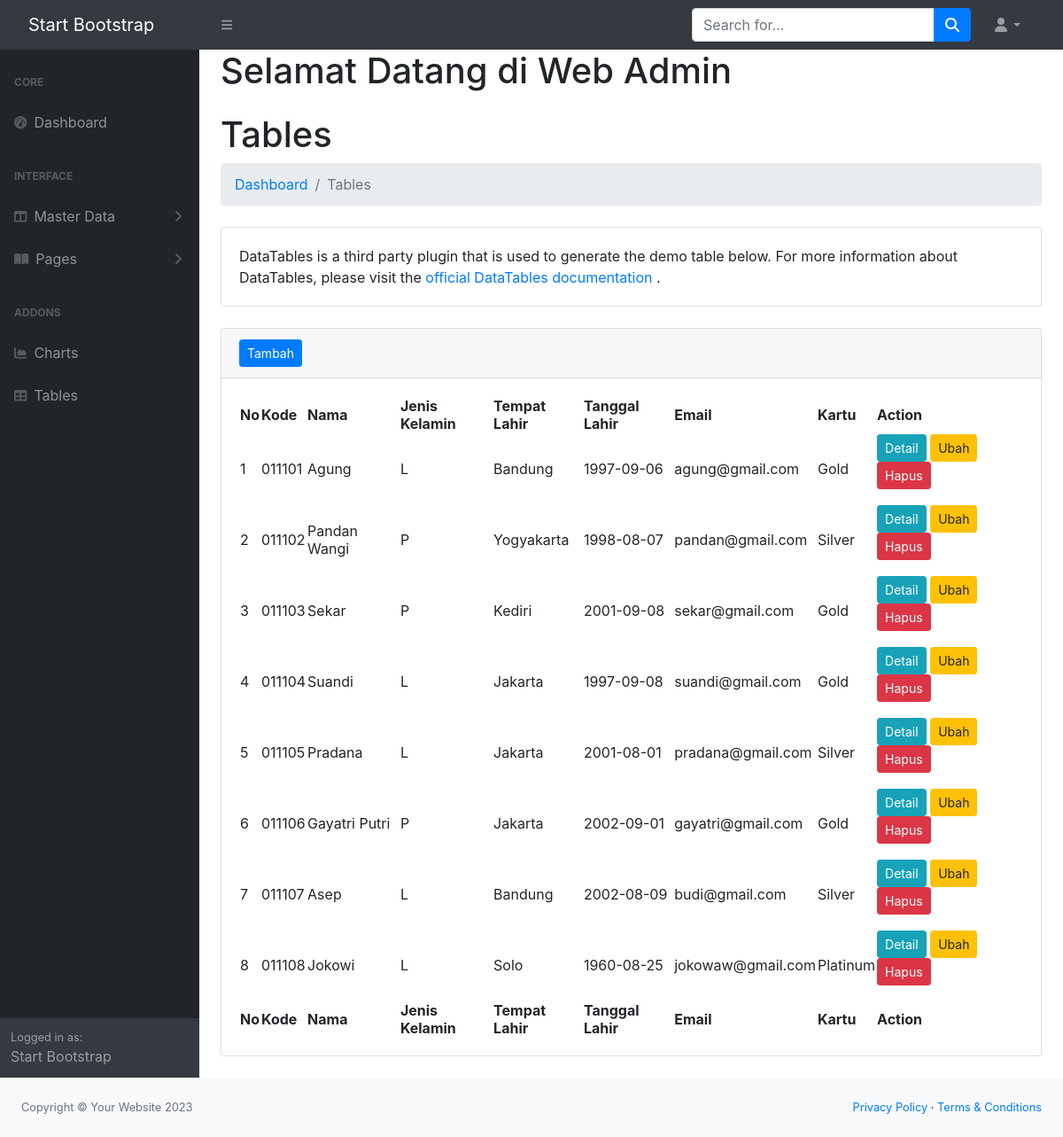
/admin/index.php?url=pelanggan, run on an earlier commit of the app's database.
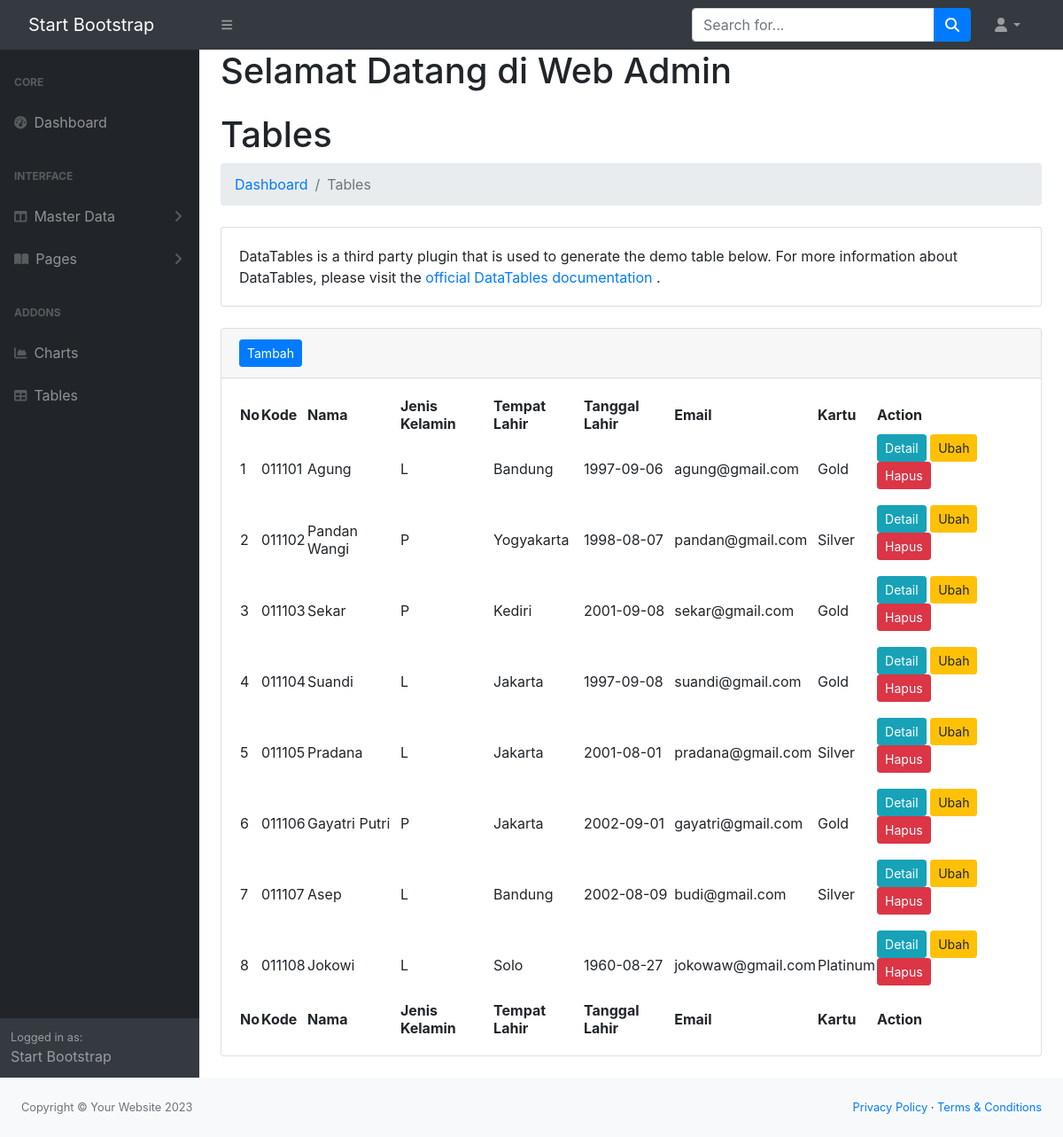
And on a later commit of the database.
### tables this page shows
CREATE TABLE `pelanggan` (
  `id` int(11) NOT NULL,
  `kode` varchar(10) DEFAULT NULL,
  `nama` varchar(50) DEFAULT NULL,
  `jk` char(1) DEFAULT NULL,
  `tmp_lahir` varchar(30) DEFAULT NULL,
  `tgl_lahir` date DEFAULT NULL,
  `email` varchar(30) DEFAULT NULL,
  `kartu_id` int(11) NOT NULL
);

CREATE TABLE `kartu` (
  `id` int(11) NOT NULL,
  `kode` varchar(10) DEFAULT NULL,
  `nama` varchar(30) NOT NULL,
  `diskon` double DEFAULT 0,
  `iuran` double DEFAULT 0
);

### admin/models/Pelanggan.php (called while the page is built, shortened)
<?php
class Pelanggan {
 private $koneksi;
 public function __construct(){
    global $dbh;
    $this->koneksi = $dbh;
}
 public function Pelanggan(){
    $sql = "SELECT pelanggan.*, kartu.nama as kartu FROM pelanggan INNER JOIN
    kartu ON kartu.id = pelanggan.kartu_id ";
    $ps = $this->koneksi->prepare($sql);
    $ps->execute();
    $rs = $ps->fetchAll();
    return $rs;
}
}
?>

### admin/pelanggan.php (the view, shortened to what this page needs)
<?php
$model = new Pelanggan();
$pelanggan = $model->Pelanggan();
?>
                        <h1 class="mt-4">Tables</h1>
                        <ol class="breadcrumb mb-4">
                            <li class="breadcrumb-item"><a href="index.html">Dashboard</a></li>
                            <li class="breadcrumb-item active">Tables</li>
                        </ol>
                        <div class="card mb-4">
                            <div class="card-body">
                                DataTables is a third party plugin that is used to generate the demo table below. For more information about DataTables, please visit the
                                <a target="_blank" href="https://datatables.net/">official DataTables documentation</a>
                                .
                            </div>
                        </div>
                        <div class="card mb-4">
                            <div class="card-header">
                                <a href="index.php?url=pelanggan_form" class="btn btn-primary btn-sm">Tambah</a>
                            </div>
                            <div class="card-body">
                                <table id="datatablesSimple">
                                    <thead>
                                        <tr>
                                            <th>No</th>
                                            <th>Kode</th>
                                            <th>Nama</th>
                                            <th>Jenis Kelamin</th>
                                            <th>Tempat Lahir</th>
                                            <th>Tanggal Lahir</th>
                                            <th>Email</th>
                                            <th>Kartu</th>
                                            <th>Action</th>
                                        </tr>
                                    </thead>
                                    <tfoot>
                                        <tr>
                                            <th>No</th>
                                            <th>Kode</th>
                                            <th>Nama</th>
                                            <th>Jenis Kelamin</th>
                                            <th>Tempat Lahir</th>
                                            <th>Tanggal Lahir</th>
                                            <th>Email</th>
                                            <th>Kartu</th>
                                            <th>Action</th>
                                        </tr>
                                    </tfoot>
                                    <tbody>
                                        <?php
                                        $no = 1;
                                        foreach($pelanggan as $row){
                                        ?>
                                        <tr>
                                            <td><?= $no ?></td>
                                            <td><?= $row['kode']?></td>
                                            <td><?= $row['nama']?></td>
                                            <td><?= $row['jk']?></td>
                                            <td><?= $row['tmp_lahir']?></td>
                                            <td><?= $row['tgl_lahir']?></td>
                                            <td><?= $row['email']?></td>
                                            <td><?= $row['kartu']?></td>
                                            <td>
                                                <form action="pelanggan_controller.php" method="POST">
                                                    <a class="btn btn-info btn-sm" href="index.php?url=pelanggan_detail&id=<?= $row ['id'] ?>">Detail</a>
                                                    <a class="btn btn-warning btn-sm" href="index.php?url=pelanggan_form&idedit=<?= $row ['id'] ?>">Ubah</a>
                                                    <button class="btn btn-danger btn-sm" name="proses" value="hapus"
                                                    onclick="return confirm('Apakah anda yakin ingin menghapus data ini?')">Hapus</button>
                                                </form>
                                            </td>
                                        </tr>
                                      <?php
                                        $no++;
                                    }
                                        ?>
                                    </tbody>
                                </table>
                            </div>
</div>
</div>

What changed in the data, as far as the page shows it:
changed pelanggan "Jokowi": tgl_lahir "1960-08-25" → "1960-08-27"
